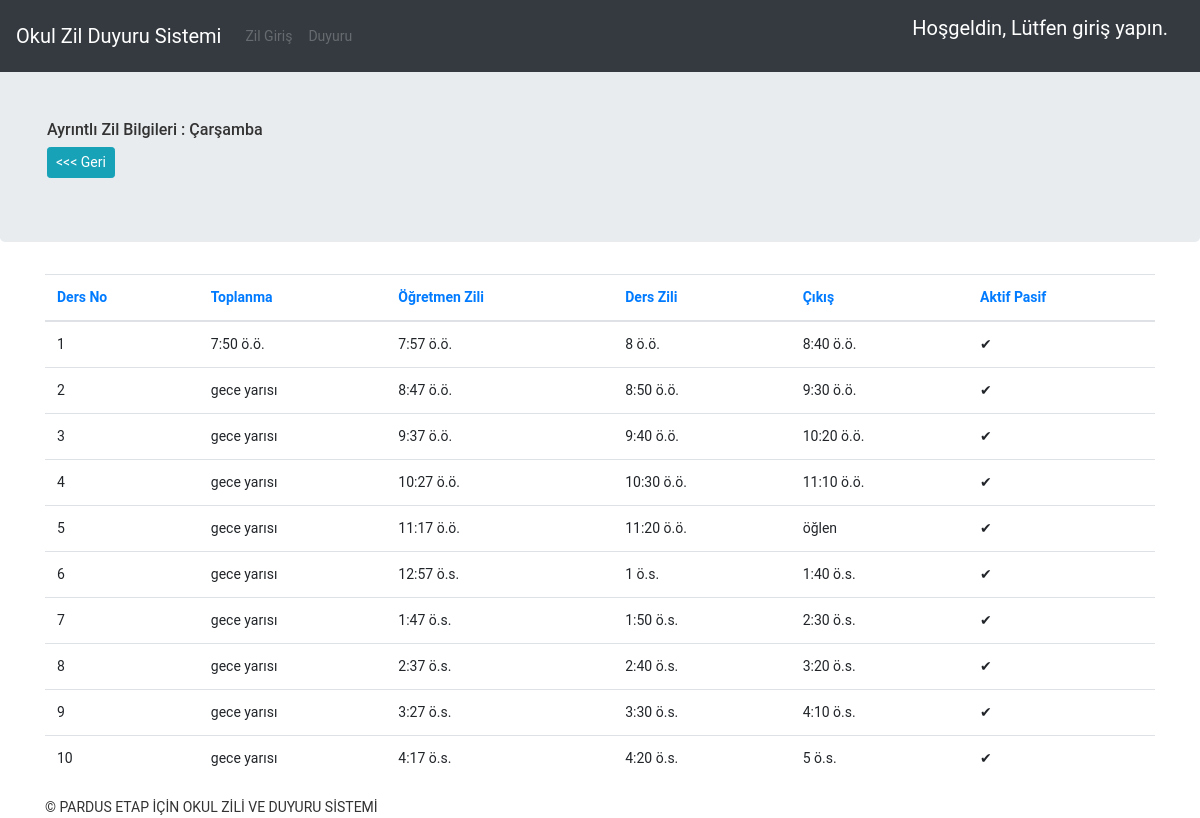
Screenshot of /home/okul/zil/2 with the database file from the repository.
### uretim/models/okulzilsaat.py (models this page shows, shortened)
class DersZamanlama(models.Model):
    GUN = [[0, 'Pazartesi'],
           [1, 'Salı'], [2, 'Çarşamba'],
           [3, 'Perşembe'], [4, 'Cuma'],
           [5, 'Cumartesi'],
           [6, 'Pazar'], ]
    okul_turu = models.CharField(max_length=100, verbose_name='Okul Türü', default='Örğün Eğitim')
    ders_gun = models.SmallIntegerField(verbose_name='Gün', choices=GUN, default=0)
    ders_no = models.SmallIntegerField(verbose_name='Ders No')
    toplanma_saati = models.TimeField(verbose_name='Toplanma Saati')
    ders_baslangic = models.TimeField(verbose_name='Dersin Başlangıç Saati')
    ogretmen_saat = models.TimeField(verbose_name='Öğretmen Bildirim Saati')
    ders_bitis = models.TimeField(verbose_name='Ders Bitiş Saati')
    active = models.BooleanField(verbose_name='Aktif Pasif', default=False)
    published_date = models.DateTimeField(verbose_name='Eklenme Tarihi', auto_now_add=True)
    class Meta:
        db_table = 'saat'
        ordering = ['ders_gun', 'ders_no', ]

### ozilanons/views/okulzil.py (the view)
# urls.py: path('home/okul/zil/<int:ders_gun>', FilteredZilListView, name='gunzillist'),
def FilteredZilListView(request, ders_gun):
    gundeyat = DersZamanlama.objects.filter(ders_gun=ders_gun)
    context = {'gundeyat': gundeyat}
    return render(request, 'ayarlar/gun_ds_tablosu.html', context)

### templates/ayarlar/gun_ds_tablosu.html (shortened to what this page needs)
{% extends 'layout/base.html' %}
{% block top %}
<h6>Ayrıntlı Zil Bilgileri :
{% for  def in gundeyat %}
{% if forloop.first %}
    {{def.get_ders_gun_display}} </h6>
{% endif %}
{% endfor %}
<a class="btn btn-info btn-sm" href="{% url 'index' %}" > <<< Geri </a>
{% endblock%}
{% block content %}
<div class="table-container">
    <table class="table">
                <thead >
                    <tr>
                        <th class="orderable">
                                <a href="?sort=ders_no">Ders No</a>
                        </th>
                        <th class="orderable">
                                <a href="?sort=toplanma_saati">Toplanma</a>
                        </th>
                        <th class="orderable">
                                <a href="?sort=ders_baslangic">Öğretmen Zili</a>
                        </th>
                        <th class="orderable">
                                <a href="?sort=ogretmen_saat">Ders Zili</a>
                        </th>
                        <th class="orderable">
                                <a href="?sort=ders_bitis">Çıkış</a>
                        </th>
                        <th class="orderable">
                                <a href="?sort=active">Aktif Pasif</a>
                        </th>
                    </tr>
                </thead>
                <tbody >
                     {% for  def in gundeyat %}
                    <tr class="odd">
                            <td >{{def.ders_no}}</td>
                            <td >{{def.toplanma_saati}}</td>
                            <td >{{def.ders_baslangic}}</td>
                            <td >{{def.ogretmen_saat}}</td>
                            <td >{{def.ders_bitis}}</td>
                            <td ><span class="{{def.active}}">{% if def.active %}✔{% else %}X{% endif %}</span></td>
                    </tr>
                {% endfor %}
                </tbody>
        </table>
</div>
{% endblock %}

### static/css/jumbotron.css (style rules this page uses)
html, body { height: 100%; padding-top: 3.5rem; }
body { margin: 0; padding: 0; font-size: 14px; font-family: "Roboto","Lucida Grande","DejaVu Sans","Bitstream Vera Sans",Verdana,Arial,sans-serif; color: #333; background: #fff; }

### rows the page displays
DersZamanlama: ders_gun "Çarşamba", ders_no "1", toplanma_saati "7:50 ö.ö.", ders_baslangic "7:57 ö.ö.", ogretmen_saat "8 ö.ö.", ders_bitis "8:40 ö.ö."
DersZamanlama: ders_no "2", toplanma_saati "gece yarısı", ders_baslangic "8:47 ö.ö.", ogretmen_saat "8:50 ö.ö.", ders_bitis "9:30 ö.ö."
DersZamanlama: ders_no "3", toplanma_saati "gece yarısı", ders_baslangic "9:37 ö.ö.", ogretmen_saat "9:40 ö.ö.", ders_bitis "10:20 ö.ö."
DersZamanlama: ders_no "4", toplanma_saati "gece yarısı", ders_baslangic "10:27 ö.ö.", ogretmen_saat "10:30 ö.ö.", ders_bitis "11:10 ö.ö."
DersZamanlama: ders_no "5", toplanma_saati "gece yarısı", ders_baslangic "11:17 ö.ö.", ogretmen_saat "11:20 ö.ö.", ders_bitis "öğlen"
DersZamanlama: ders_no "6", toplanma_saati "gece yarısı", ders_baslangic "12:57 ö.s.", ogretmen_saat "1 ö.s.", ders_bitis "1:40 ö.s."
DersZamanlama: ders_no "7", toplanma_saati "gece yarısı", ders_baslangic "1:47 ö.s.", ogretmen_saat "1:50 ö.s.", ders_bitis "2:30 ö.s."
DersZamanlama: ders_no "8", toplanma_saati "gece yarısı", ders_baslangic "2:37 ö.s.", ogretmen_saat "2:40 ö.s.", ders_bitis "3:20 ö.s."
DersZamanlama: ders_no "9", toplanma_saati "gece yarısı", ders_baslangic "3:27 ö.s.", ogretmen_saat "3:30 ö.s.", ders_bitis "4:10 ö.s."
DersZamanlama: ders_no "10", toplanma_saati "gece yarısı", ders_baslangic "4:17 ö.s.", ogretmen_saat "4:20 ö.s.", ders_bitis "5 ö.s."
